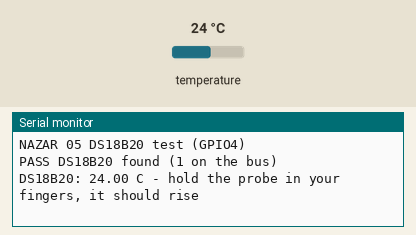
Bench run of a sketch on a simulated ESP32. Shown: the last lines printed to the serial monitor. Inputs (shaded band) come from the test bench; at power-on: temperature 24 °C.

Above: at 1.5 s.
1.6 s: temperature set to 12 °C
At 2.9 s:
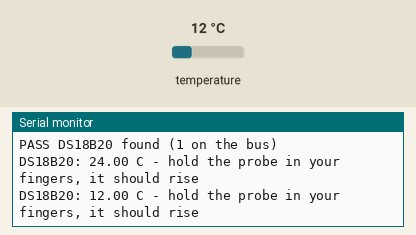
3.1 s: temperature set to 19 °C
At 4.2 s:
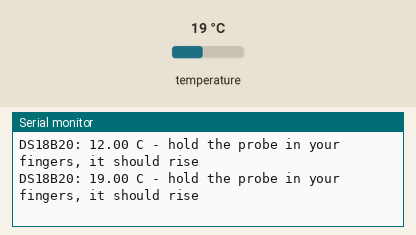
Timing chart, 0 to 6.1 s (numbered marks = the images above; inputs shaded):
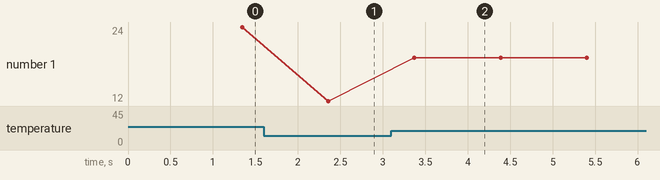

Measured:
- after the input at 1.6 s, the serial monitor: prints a new line after 0.76 s (image 1)
- after the input at 3.1 s, the serial monitor: prints a new line after 0.27 s (image 2)
- plotted number 1: 24 → 12 after the input at 1.6 s, 12 → 19 after the input at 3.1 s

The sketch:

05_ds18b20.ino
```cpp
/*
  NAZAR bring-up 05 - DS18B20 motor temperature (GPIO4, 4.7 k pull-up DQ -> 3V3)
  Libraries: OneWire, DallasTemperature.
  Non-blocking like the main firmware: ask for a conversion, come back 400 ms later.
  Test: room temperature (25-35 C). Hold the probe in your fingers, it should rise.
  -127 or "no sensor" = no pull-up, DQ on the wrong pin, or VCC/GND swapped (it gets hot!).
*/
#include <OneWire.h>
#include <DallasTemperature.h>

OneWire ow(4);
DallasTemperature ds(&ow);
DeviceAddress addr;
bool ok = false;
uint32_t askedAt = 0;

void setup() {
  Serial.begin(115200);
  delay(300);
  Serial.println("\nNAZAR 05 DS18B20 test (GPIO4)");
}

void loop() {
  if (!ok) {
    ds.begin();
    ok = ds.getDeviceCount() > 0 && ds.getAddress(addr, 0);
    if (!ok) {
      Serial.println("FAIL no DS18B20 on GPIO4: check the 4.7 k pull-up from DQ to 3V3 and VCC/GND");
      delay(2000);
      return;
    }
    Serial.printf("PASS DS18B20 found (%d on the bus)\n", ds.getDeviceCount());
    ds.setResolution(addr, 11);
    ds.setWaitForConversion(false);
    ds.requestTemperaturesByAddress(addr);
    askedAt = millis();
  }
  if (millis() - askedAt < 1000) return;  // 1 reading per second (conversion needs 375 ms)
  float c = ds.getTempC(addr);
  if (c == DEVICE_DISCONNECTED_C) {
    Serial.println("FAIL sensor stopped answering (-127): loose DQ wire?");
    ok = false;
    return;
  }
  Serial.printf("DS18B20: %.2f C - hold the probe in your fingers, it should rise\n", c);
  ds.requestTemperaturesByAddress(addr);
  askedAt = millis();
}
```
